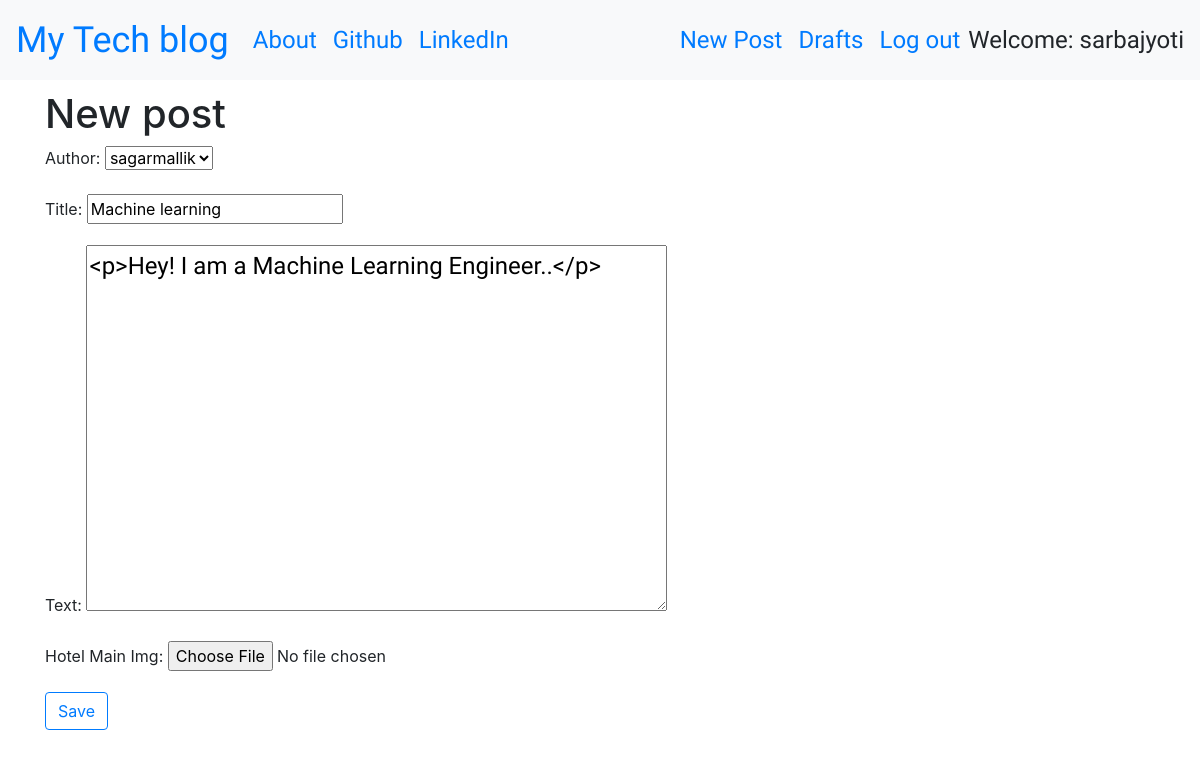
/post/1/edit/ (signed in), run on the app's committed database.
### blog/models.py (models this page shows, shortened)
class Post(models.Model):
    author = models.ForeignKey('auth.User',on_delete=models.CASCADE)
    title = models.CharField(max_length=256)
    text = models.TextField()
    create_date = models.DateTimeField(default=timezone.now)
    published_date = models.DateTimeField(blank=True, null=True)
    hotel_Main_Img = models.ImageField(upload_to='images/',blank=True)

### blog/views.py (the view)
# urls.py: path('post/<int:pk>/edit/',views.UpdatePostView.as_view(),name='post_edit'),
class UpdatePostView(LoginRequiredMixin,UpdateView):
    login_url = '/login/'
    redirect_field_name = 'blog/post_detail.html'
    form_class = PostForm
    model = Post

### blog/forms.py
class PostForm(forms.ModelForm):
    class Meta():
        model = Post
        fields = ('author','title','text','hotel_Main_Img',)
        widgets = {
            'title': forms.TextInput(attrs={'class': 'textinputclass'}),
            'text': forms.Textarea(attrs={'class': 'editable medium-editor-textarea postcontent'}),
        }

### blog/templates/blog/post_form.html (shortened to what this page needs)
{% extends 'blog/base.html' %}
{% block content %}
    <h1>New post</h1>
    <form method="POST" class="post-form" enctype="multipart/form-data">
    {{form.as_p}}
    <button type="submit" class="btn btn-outline-primary">Save</button>
    </form>
{% endblock %}

### blog/templates/blog/base.html (shortened to what this page needs)
<!DOCTYPE html>
{% load static %}
<html lang="en" dir="ltr">
  <head>
    <link rel="stylesheet" href="https://stackpath.bootstrapcdn.com/bootstrap/4.5.0/css/bootstrap.min.css">
    <link href="https://stackpath.bootstrapcdn.com/font-awesome/4.7.0/css/font-awesome.min.css" rel="stylesheet">
    <link rel="stylesheet" href="//cdn.jsdelivr.net/npm/medium-editor@latest/dist/css/medium-editor.min.css" type="text/css" media="screen" charset="utf-8">
    <link rel="stylesheet" href="{% static 'css/blog.css' %}">
  </head>
  <body class='loader'>
    <nav class="navbar navbar-expand-lg bg-light techfont">
        <div class="navbar-nav align-items-center">
          <a class="navbar-brand bigbrand" href="{% url 'post_list' %}">My Tech blog</a>
          <a class="nav-item nav-link" href="{% url 'about' %}">About</a>
          <a class="nav-item nav-link" href="https://www.github.com">Github</a>
          <a class="nav-item nav-link" href="https://www.linkedin.com">LinkedIn</a>
        </div>
        <div class="navbar-nav align-items-center ml-auto">
          {% if user.is_authenticated %}
            <a class="nav-item nav-link" href="{% url 'post_new' %}">New Post</a>
            <a class="nav-item nav-link" href="{% url 'post_draft_list' %}">Drafts</a>
            <a class="nav-item nav-link" href="{% url 'logout' %}">Log out</a>
            <a >Welcome: {{ user.username }}</a>
          {% else %}
            <a class="nav-item nav-link loader" href="{% url 'login' %}" aria-label="Login">
              <span class="fa fa-user" aria-hidden="true"></span></a>
          {% endif %}
        </div>
    </nav>
          <div class="content container">
              <div class="row">
                  <div class="col-md-8">
                    <div class="blog_posts">
                      {% block content %}
                      {% endblock %}
                    </div>
                  </div>
              </div>
          </div>
  </body>
</html>

### blog/static/css/blog.css (style rules this page uses)
.loader { filter:hue-rotate(0deg); color:linear-gradient(45deg,#0f8,#08f); animation:hue 10000ms infinite linear; }
.techfont { font-family: 'Faster One',sans-serif; font-size: 1.5em; margin-bottom: 10px; }
.bigbrand { font-size: 1.5em; }
.postcontent { font-family: 'Montez'; font-size: 1.5em; }

### data on the page
Post: author "sagarmallik", title "Machine learning", text "<p>Hey! I am a Machine Learning Engineer..</p>"

### other printed values
{{ user.username }} "sarbajyoti"
